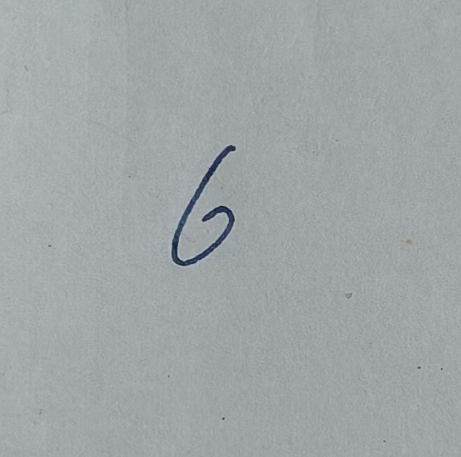
#> input picture my_digit.png, 461 x 457 px
$ python -i predict_manual.py   (imports and definitions only)
#> lines starting #> are read from the running program, lines starting #| are printed output that depends on the picture; after the words box and inside, x2 and y2 are one past the last pixel; in counts of white or black regions, pixels touching at a corner belong together

import numpy as np
import cv2


# 1. 加载自己训练的神经网络参数

# [1 line not run here, left out]

# [1 line that did not run here, left out]
# [1 line that did not run here, left out]
# [1 line that did not run here, left out]
# [1 line that did not run here, left out]

# [1 line not run here, left out]


# 2. Softmax 函数

def softmax(z):

    z = z - np.max(z, axis=1, keepdims=True)

    exp_z = np.exp(z)

    return exp_z / np.sum(
        exp_z, axis=1, keepdims=True
    )


# 3. 前向传播


def forward(x):

    # 输入层 -> 隐藏层
    z1 = np.dot(x, W1) + b1

    # ReLU
    a1 = np.maximum(0, z1)

    # 隐藏层 -> 输出层
    z2 = np.dot(a1, W2) + b2

    # Softmax
    a2 = softmax(z2)

    return a2


# 4. 读取并处理自己的手写图片


def preprocess(img_path):

    # 读取灰度图片
#> called with img_path = 'my_digit.png'
    img = cv2.imread(
        img_path,
        cv2.IMREAD_GRAYSCALE
    )
#> img: shape (457, 461); min 21, max 187, mean 164.2

    if img is None:
        raise FileNotFoundError(
            f"找不到图片：{img_path}"
        )

    # 二值化：让数字变成白色，背景变成黑色
    _, th = cv2.threshold(
        img,
        0,
        255,
        cv2.THRESH_BINARY_INV + cv2.THRESH_OTSU
    )
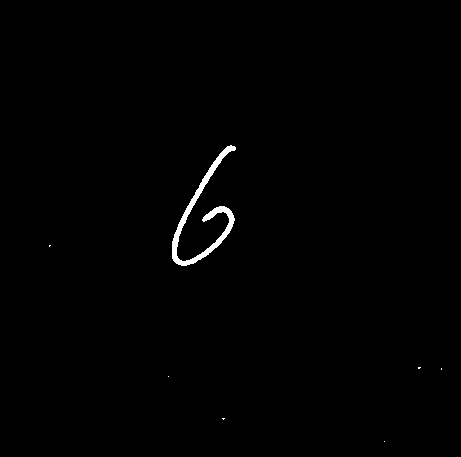
#> th: shape (457, 461); 0.65% white; 7 white regions (6 under 20 px), largest, box (x1, y1, x2, y2) and area: (172, 145, 236, 266) 1352

    border=np.concatenate([th[0,:],th[-1,:],th[:,0],th[:,-1]])
#> border = 1836 values from 0 to 0
    if np.mean(border)>127:
        th=255-th

    # 寻找数字轮廓
#> (the run stopped early here; a loop or call above may not have finished)
